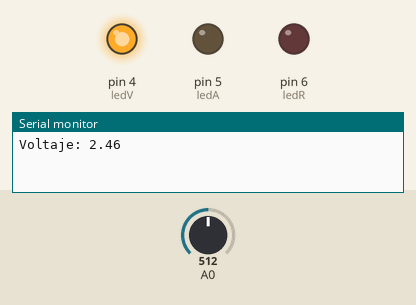
Recording of a sketch running on a simulated Arduino Uno, built with avr-gcc and run on an emulated ATmega328P. Shown: output pins drawn as LEDs (lit = HIGH), the last lines printed to the serial monitor. Inputs (shaded band) come from the test bench; at power-on: A0 = 512.

Above: at 2.3 s.
2.4 s: A0 set to 327
4.5 s: A0 set to 303
At 5.3 s:
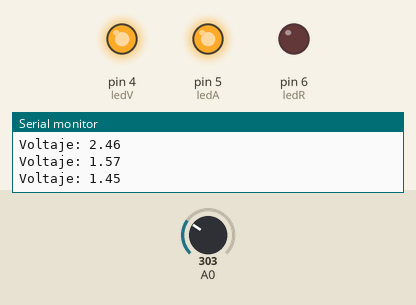
6.6 s: A0 set to 280
8.7 s: A0 set to 255
At 10.0 s:
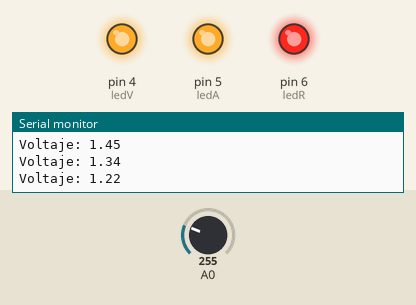
10.8 s: A0 set to 67
13.2 s: A0 set to 59
At 14.6 s:
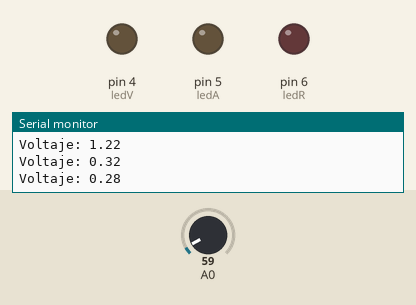
Timing chart, 0 to 16.2 s (numbered marks = the images above; inputs shaded):
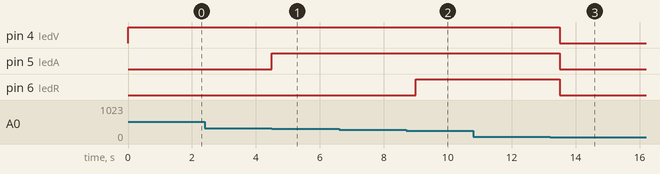

Measured:
- the behaviour switches between 313 and 312 on A0 (found by bisection; images 0 and 1)
- the behaviour switches between 271 and 270 on A0 (found by bisection; images 1 and 2)
- the behaviour switches between 63 and 62 on A0 (found by bisection; images 2 and 3)
- after the input at 4.5 s, pin 5 (ledA): LOW → HIGH at once
- after the input at 8.7 s, pin 6 (ledR): LOW → HIGH after 0.30 s
- after the input at 13.2 s, pin 4 (ledV), pin 5 (ledA), pin 6 (ledR): HIGH → LOW after 0.30 s

The sketch:

Practica3.ino
```cpp
//pines de led
int ledV = 4;
int ledA = 5;
int ledR = 6;

//variables
int valorAng = 0;
float voltaje = 0;
float voltajeAnterior = 0;

//niveles
float cargado = 1.5;
float medio = 1.3;
float minimo = 0.3;

void setup()
{
  Serial.begin(9600);
  pinMode(ledV,OUTPUT);
  pinMode(ledA,OUTPUT);
  pinMode(ledR,OUTPUT);
}

void loop()
{
  //Leemos entrada analogica
  valorAng = analogRead(A0);

  //obtenemos el voltaje
  voltaje = 0.0048 * valorAng;

  //Serial.print("Voltaje: " + voltaje);
  // Solo imprimimos si hay un cambio significativo en el voltaje
  if (abs(voltaje - voltajeAnterior) > 0.01)
  {
    Serial.print("Voltaje: ");
    Serial.println(voltaje);
    voltajeAnterior = voltaje; // Actualizamos el valor anterior
  }

  if(voltaje >= cargado)
  {
    digitalWrite(ledV,HIGH);
    delay(1000);
  }
  else if(voltaje < cargado && voltaje >= medio)
  {
    digitalWrite(ledA,HIGH);
    delay(1000);
  }
  else if(voltaje < medio && voltaje >= minimo)
  {
    digitalWrite(ledR,HIGH);
    delay(1000);
  }
  else
  {
    digitalWrite(ledR,LOW);
    digitalWrite(ledA,LOW);
    digitalWrite(ledV,LOW);
  }

  delay(500);
}
```
